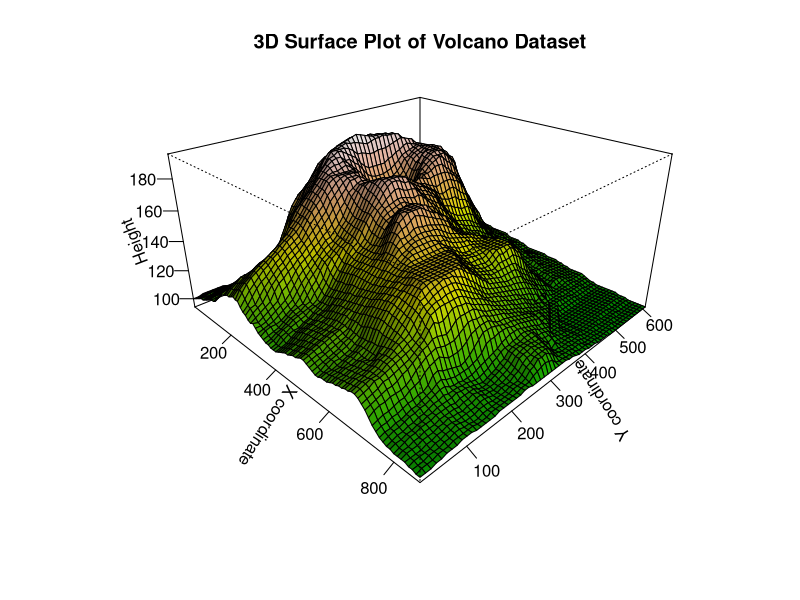

The R script that drew this image:
# Load built-in dataset
data(volcano)

# Create x and y coordinates
x <- 10 * (1:nrow(volcano))
y <- 10 * (1:ncol(volcano))

# Compute colors for shading
z <- volcano
zlim <- range(z)
color <- terrain.colors(100)
zfacet <- (z[-1, -1] + z[-1, -ncol(z)] + z[-nrow(z), -1] + z[-nrow(z), -ncol(z)]) / 4
facetcol <- color[cut(zfacet, 100)]

# Create a 3D surface plot
persp(x, y, z,
      col = facetcol,          # add color
      theta = 45, phi = 25,    # viewing angles (change for different perspectives)
      expand = 0.5,            # scaling in z-direction
      shade = 0.5,             # add shading effect
      ltheta = 120,            # light direction
      ticktype = "detailed",   # detailed axis ticks
      xlab = "X coordinate",
      ylab = "Y coordinate",
      zlab = "Height",
      main = "3D Surface Plot of Volcano Dataset")
